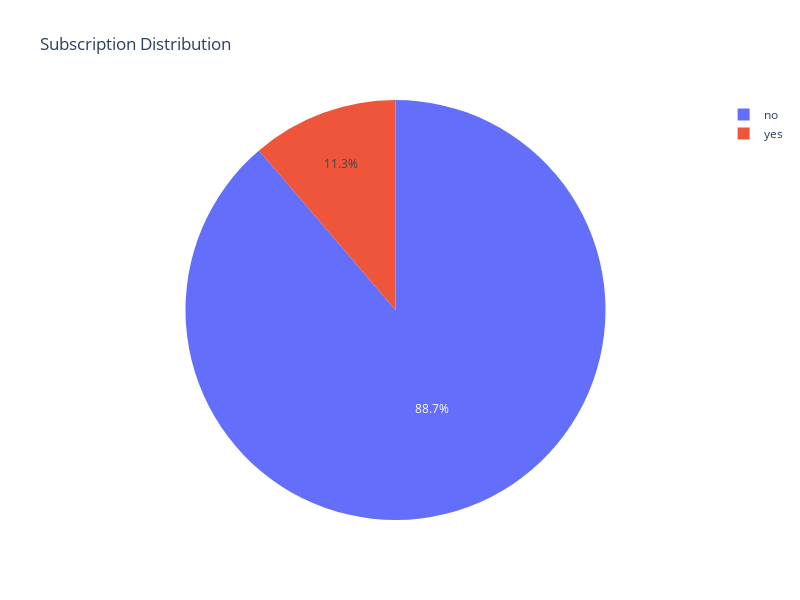

This figure's notebook cell:
### Code cell
fig = px.pie(df, names='y', title="Subscription Distribution")
fig.update_layout(width=800, height=600)
fig.show()

### Figure 1 — Plotly figure (JSON) as saved in the notebook; plotly's stock layout.template omitted (floating-point values rounded to 4 significant figures; data arrays with more than 128 entries replaced by an {"elided": "..."} marker saying what was removed)
{"data": [{"domain": {"x": [0, 1], "y": [0, 1]}, "hovertemplate": "y=%{label}<extra></extra>", "labels": {"elided": "41188 str values"}, "legendgroup": "", "name": "", "showlegend": true, "type": "pie"}], "layout": {"height": 600, "legend": {"tracegroupgap": 0}, "title": {"text": "Subscription Distribution"}, "width": 800}}
